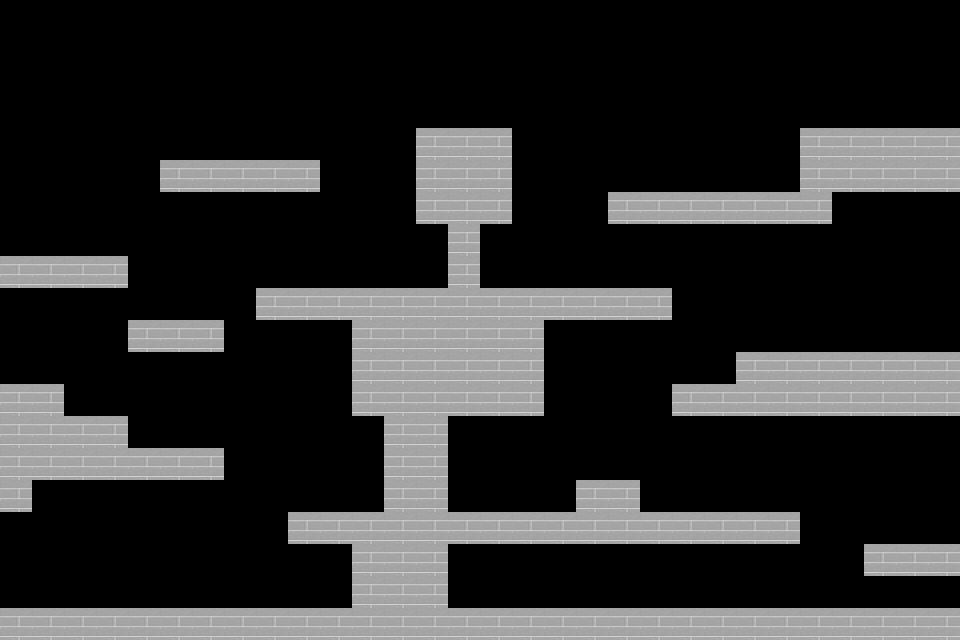

Tiled map render using the project's own tile images. Description and the map definition, with tile-layer contents summarised, below:
An orthogonal 30x20 tile map with 32x32 px tiles, 1 tile layer (mainLayer), 2 tilesets.

<map version="1.0" tiledversion="1.1.3" orientation="orthogonal" renderorder="right-down" width="30" height="20" tilewidth="32" tileheight="32" infinite="0" nextobjectid="1">
 <tileset firstgid="1" name="素材" tilewidth="32" tileheight="32" spacing="1" margin="1" tilecount="150" columns="15">
  <image source="../地图(3)/素材.jpg" width="500" height="333" />
 </tileset>
 <tileset firstgid="151" name="1" tilewidth="32" tileheight="32" spacing="1" margin="1" tilecount="150" columns="15">
  <image source="../地图(3)/素材.jpg" width="500" height="333" />
 </tileset>
 <layer name="mainLayer" width="30" height="20">
  <data>[600 cells, 164 non-empty, 1 distinct tile ids]</data>
 </layer>
</map>